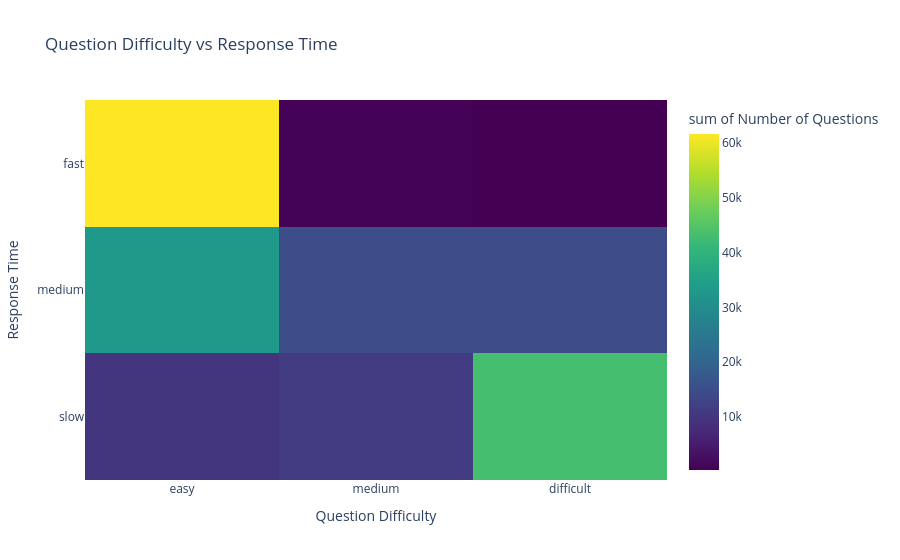

The code cell stored with this chart in its notebook:
### Code cell
heatmap_pandas = heatmap_data.to_pandas()

# Define the correct order
difficulty_order = ["easy", "medium", "difficult"]
time_order = ["fast", "medium", "slow"]

fig = px.density_heatmap(
    heatmap_pandas,
    x="difficulty_bucket",
    y="time_bucket",
    z="count",
    title="Question Difficulty vs Response Time",
    labels={
        "difficulty_bucket": "Question Difficulty",
        "time_bucket": "Response Time",
        "count": "Number of Questions"
    },
    color_continuous_scale="Viridis",
    category_orders={
        "difficulty_bucket": difficulty_order,
        "time_bucket": time_order
    }
)

fig.show()

### Figure 1 — Plotly figure (JSON) as saved in the notebook; plotly's stock layout.template omitted (floating-point values rounded to 4 significant figures)
{"data": [{"coloraxis": "coloraxis", "histfunc": "sum", "hovertemplate": "Question Difficulty=%{x}<br>Response Time=%{y}<br>sum of Number of Questions=%{z}<extra></extra>", "name": "", "type": "histogram2d", "x": ["difficult", "difficult", "difficult", "easy", "easy", "easy", "medium", "medium", "medium"], "xaxis": "x", "xbingroup": "x", "y": ["fast", "medium", "slow", "fast", "medium", "slow", "fast", "medium", "slow"], "yaxis": "y", "ybingroup": "y", "z": [333, 14540, 43268, 61617, 33161, 9839, 712, 14780, 11353]}], "layout": {"coloraxis": {"colorbar": {"title": {"text": "sum of Number of Questions"}}, "colorscale": [[0, "#440154"], [0.1111, "#482878"], [0.2222, "#3e4989"], [0.3333, "#31688e"], [0.4444, "#26828e"], [0.5556, "#1f9e89"], [0.6667, "#35b779"], [0.7778, "#6ece58"], [0.8889, "#b5de2b"], [1, "#fde725"]]}, "legend": {"tracegroupgap": 0}, "title": {"text": "Question Difficulty vs Response Time"}, "xaxis": {"anchor": "y", "categoryarray": ["easy", "medium", "difficult"], "categoryorder": "array", "domain": [0, 1], "title": {"text": "Question Difficulty"}}, "yaxis": {"anchor": "x", "categoryarray": ["slow", "medium", "fast"], "categoryorder": "array", "domain": [0, 1], "title": {"text": "Response Time"}}}}
